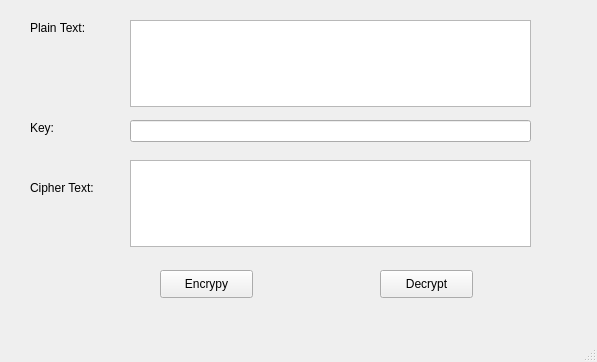
<?xml version="1.0" encoding="UTF-8"?>
<ui version="4.0">
 <class>MainWindow</class>
 <widget class="QMainWindow" name="MainWindow">
  <property name="geometry">
   <rect>
    <x>0</x>
    <y>0</y>
    <width>597</width>
    <height>362</height>
   </rect>
  </property>
  <property name="windowTitle">
   <string>MainWindow</string>
  </property>
  <widget class="QWidget" name="centralwidget">
   <widget class="QLabel" name="label">
    <property name="geometry">
     <rect>
      <x>30</x>
      <y>20</y>
      <width>71</width>
      <height>16</height>
     </rect>
    </property>
    <property name="text">
     <string>Plain Text:</string>
    </property>
   </widget>
   <widget class="QLabel" name="label_2">
    <property name="geometry">
     <rect>
      <x>30</x>
      <y>120</y>
      <width>55</width>
      <height>16</height>
     </rect>
    </property>
    <property name="text">
     <string>Key:</string>
    </property>
   </widget>
   <widget class="QLabel" name="label_3">
    <property name="geometry">
     <rect>
      <x>30</x>
      <y>180</y>
      <width>71</width>
      <height>16</height>
     </rect>
    </property>
    <property name="text">
     <string>Cipher Text:</string>
    </property>
   </widget>
   <widget class="QPlainTextEdit" name="plainTextEdit">
    <property name="geometry">
     <rect>
      <x>130</x>
      <y>20</y>
      <width>401</width>
      <height>87</height>
     </rect>
    </property>
   </widget>
   <widget class="QLineEdit" name="lineEdit">
    <property name="geometry">
     <rect>
      <x>130</x>
      <y>120</y>
      <width>401</width>
      <height>22</height>
     </rect>
    </property>
   </widget>
   <widget class="QPlainTextEdit" name="plainTextEdit_2">
    <property name="geometry">
     <rect>
      <x>130</x>
      <y>160</y>
      <width>401</width>
      <height>87</height>
     </rect>
    </property>
   </widget>
   <widget class="QPushButton" name="pushButton">
    <property name="geometry">
     <rect>
      <x>160</x>
      <y>270</y>
      <width>93</width>
      <height>28</height>
     </rect>
    </property>
    <property name="text">
     <string>Encrypy</string>
    </property>
   </widget>
   <widget class="QPushButton" name="pushButton_2">
    <property name="geometry">
     <rect>
      <x>380</x>
      <y>270</y>
      <width>93</width>
      <height>28</height>
     </rect>
    </property>
    <property name="text">
     <string>Decrypt</string>
    </property>
   </widget>
  </widget>
  <widget class="QMenuBar" name="menubar">
   <property name="geometry">
    <rect>
     <x>0</x>
     <y>0</y>
     <width>597</width>
     <height>26</height>
    </rect>
   </property>
  </widget>
  <widget class="QStatusBar" name="statusbar"/>
 </widget>
 <resources/>
 <connections/>
</ui>
